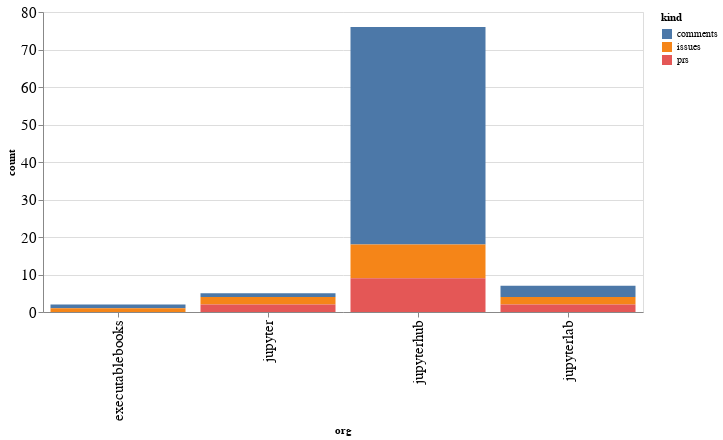

Here is the notebook cell this chart was saved with:
### Code cell
alt.Chart(org_summaries, width=600).mark_bar().encode(
    x='org',
    y='count',
    color='kind',
    tooltip="org"
)

### Figure 1 — Vega-Lite specification as saved in the notebook (floating-point values rounded to 4 significant figures)
{"config": {"axisLeft": {"labelFontSize": 15}, "axisBottom": {"labelFontSize": 15}}, "data": {"name": "data-1b9e846647e64c94934d29fc99295d28"}, "mark": "bar", "encoding": {"color": {"type": "nominal", "field": "kind"}, "tooltip": {"type": "nominal", "field": "org"}, "x": {"type": "nominal", "field": "org"}, "y": {"type": "quantitative", "field": "count"}}, "width": 600, "$schema": "https://vega.github.io/schema/vega-lite/v4.8.1.json", "datasets": {"data-1b9e846647e64c94934d29fc99295d28": [{"org": "executablebooks", "kind": "comments", "count": 1}, {"org": "executablebooks", "kind": "issues", "count": 1}, {"org": "jupyter", "kind": "comments", "count": 1}, {"org": "jupyter", "kind": "issues", "count": 2}, {"org": "jupyter", "kind": "prs", "count": 2}, {"org": "jupyterhub", "kind": "comments", "count": 58}, {"org": "jupyterhub", "kind": "issues", "count": 9}, {"org": "jupyterhub", "kind": "prs", "count": 9}, {"org": "jupyterlab", "kind": "comments", "count": 3}, {"org": "jupyterlab", "kind": "issues", "count": 2}, {"org": "jupyterlab", "kind": "prs", "count": 2}]}}
